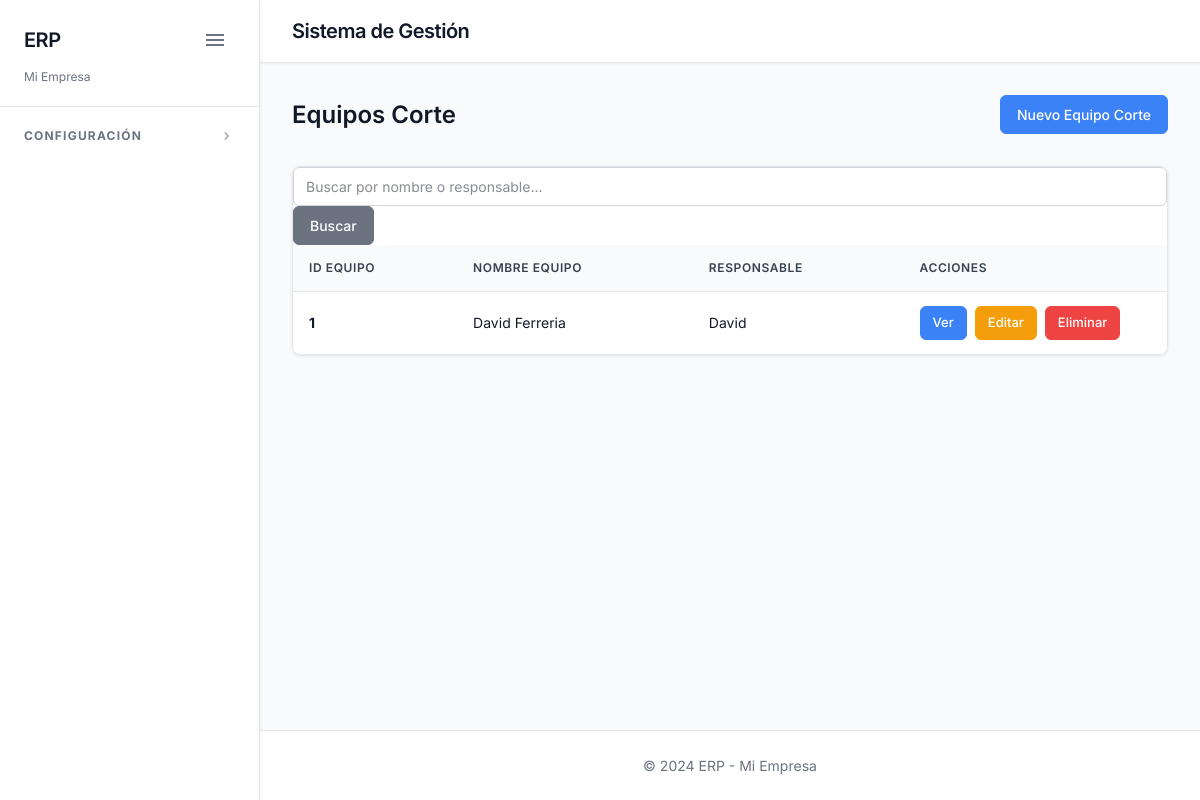
Before: /equipos-corte/ with the older database file.
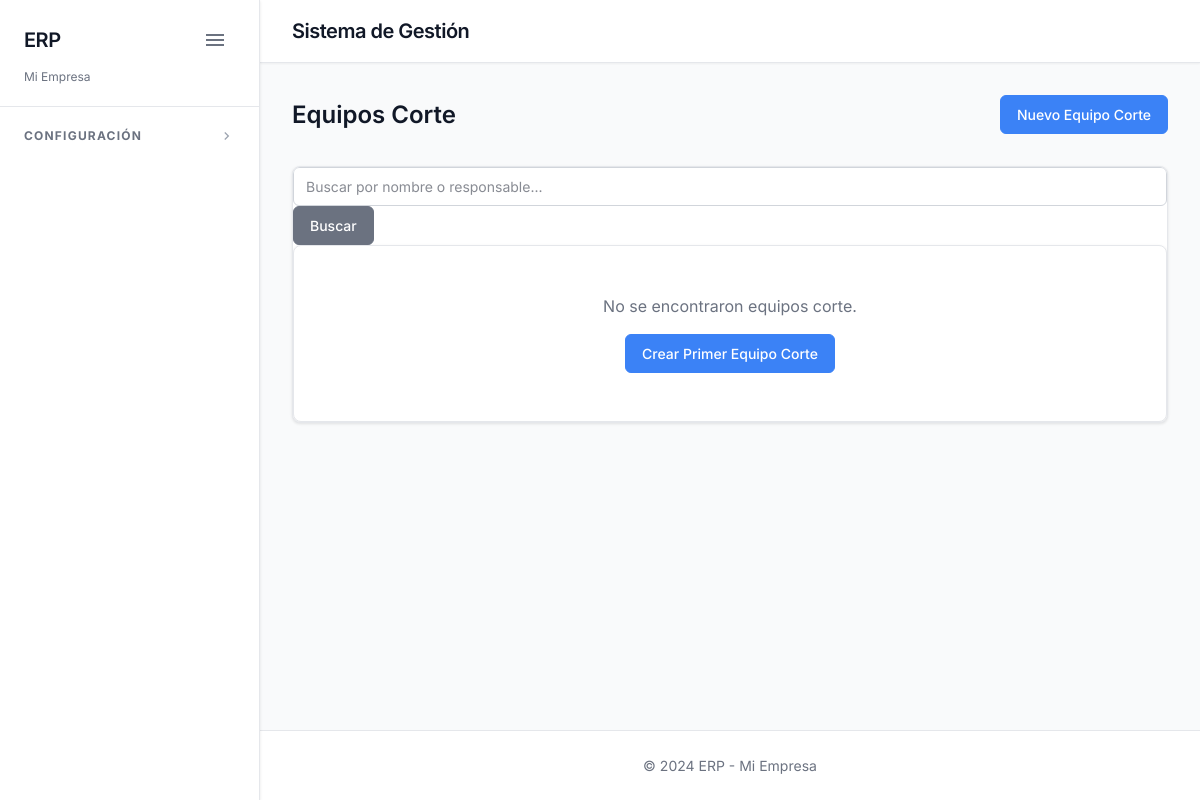
After: the same page with the newer database file.
### mineria_le_stage/models.py (models this page shows, shortened)
class EquipoCorte(models.Model):
    id_equipo = models.AutoField(
        primary_key=True,
        verbose_name='ID Equipo',
        db_column='id_equipo',
    )
    nombre_equipo = models.CharField(
        max_length=200,
        verbose_name='Nombre Equipo',
    )
    responsable = models.CharField(
        max_length=200,
        verbose_name='Responsable',
    )
    class Meta:
        verbose_name = 'Equipo Corte'
        verbose_name_plural = 'Equipos Corte'
        ordering = ['nombre_equipo']
        db_table = 'mineria_equipos_corte'

### mineria_le_stage/views.py (the view)
# urls.py: path('equipos-corte/', views.lista_equipos_corte, name='lista_equipos_corte'),
def lista_equipos_corte(request):
    equipos = EquipoCorte.objects.all().order_by('nombre_equipo')
    busqueda = request.GET.get('busqueda', '')
    if busqueda:
        equipos = equipos.filter(
            nombre_equipo__icontains=busqueda
        ) | equipos.filter(
            responsable__icontains=busqueda
        )
    paginator = Paginator(equipos, 15)
    page_number = request.GET.get('page')
    page_obj = paginator.get_page(page_number)
    context = {
        'equipos': page_obj,
        'busqueda': busqueda,
        'empresa_nombre': EMPRESA_NOMBRE,
        'titulo': 'Equipos Corte',
    }
    return render(request, 'mineria_le_stage/equipos_corte/lista_equipos_corte.html', context)

### erp_demo/context_processors.py (called while the page is built)
def empresa_context(request):
    return {
        'empresa_nombre': EMPRESA_NOMBRE,
    }

### mineria_le_stage/templates/mineria_le_stage/equipos_corte/lista_equipos_corte.html (shortened to what this page needs)
{% extends 'clientes/base.html' %}
{% block content %}
<div class="page-header">
    <h2>{{ titulo }}</h2>
    <a href="{% url 'mineria_le_stage:crear_equipo_corte' %}" class="btn btn-primary">Nuevo Equipo Corte</a>
</div>
<div class="table-container">
    <div class="search-bar">
        <form method="get" class="search-form">
            <input type="text" name="busqueda" value="{{ busqueda }}" placeholder="Buscar por nombre o responsable..." class="form-control">
            <button type="submit" class="btn btn-secondary">Buscar</button>
        </form>
    </div>
    {% if equipos %}
        <table class="table">
            <thead>
                <tr>
                    <th>ID Equipo</th>
                    <th>Nombre Equipo</th>
                    <th>Responsable</th>
                    <th>Acciones</th>
                </tr>
            </thead>
            <tbody>
                {% for equipo in equipos %}
                <tr>
                    <td><strong>{{ equipo.id_equipo }}</strong></td>
                    <td>{{ equipo.nombre_equipo }}</td>
                    <td>{{ equipo.responsable }}</td>
                    <td class="actions">
                        <a href="{% url 'mineria_le_stage:detalle_equipo_corte' equipo.id_equipo %}" class="btn btn-sm btn-info">Ver</a>
                        <a href="{% url 'mineria_le_stage:editar_equipo_corte' equipo.id_equipo %}" class="btn btn-sm btn-warning">Editar</a>
                        <a href="{% url 'mineria_le_stage:eliminar_equipo_corte' equipo.id_equipo %}" class="btn btn-sm btn-danger">Eliminar</a>
                    </td>
                </tr>
                {% endfor %}
            </tbody>
        </table>
    {% else %}
        <div class="empty-state">
            <p>No se encontraron equipos corte.</p>
            <a href="{% url 'mineria_le_stage:crear_equipo_corte' %}" class="btn btn-primary">Crear Primer Equipo Corte</a>
        </div>
    {% endif %}
</div>
{% endblock %}

Changed rows visible on the page:
removed EquipoCorte: id_equipo "1", nombre_equipo "David Ferreria", responsable "David"
Other visible differences:
text no longer shown: "ID EQUIPO NOMBRE EQUIPO RESPONSABLE ACCIONES"
text now shown: "No se encontraron equipos corte. Crear Primer Equipo Corte"
